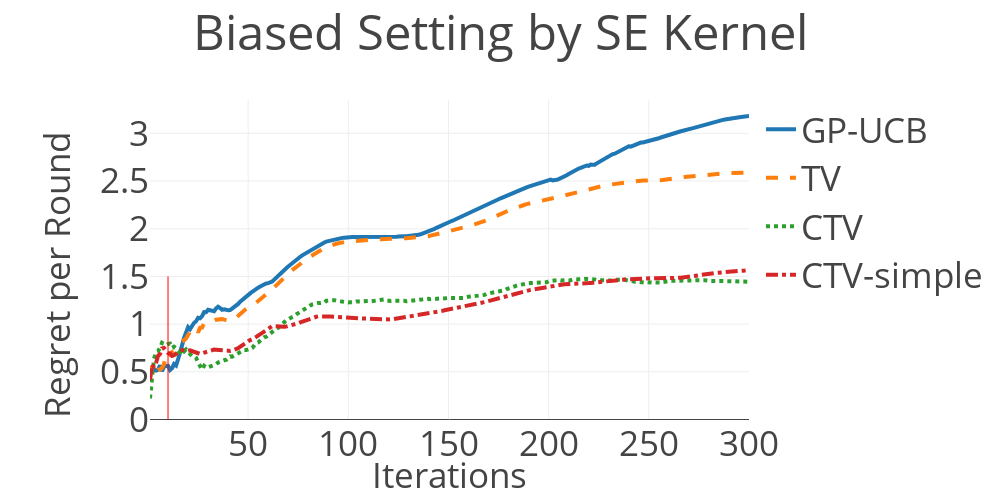

Notebook source saved alongside this figure:
### Code cell
title = 'Biased Setting by SE Kernel'

target_dir = './results/'
normal = target_dir + '20190507/syn_tv_and_time_dep_rbf_normal.csv'
dtv = target_dir + '20190507/syn_tv_and_time_dep_rbf_dtv.csv'
#ctv = target_dir + '20190507/syn_tv_and_time_dep_rbf_ctv.csv'
ctv = target_dir + '20190428/syn_tv_and_time_dep_rbf_ctv.csv'
ctv_delta = target_dir + '20190507/syn_tv_and_time_dep_rbf_ctv_delta.csv'

plot_graph(normal, dtv, ctv, ctv_delta, title)

### Figure 1 — Plotly figure (JSON) as saved in the notebook; plotly's stock layout.template omitted (floating-point values rounded to 4 significant figures; data arrays with more than 128 entries replaced by an {"elided": "..."} marker saying what was removed)
{"data": [{"line": {"width": 4}, "name": "GP-UCB", "type": "scatter", "uid": "747c4256-b80d-4227-9b9b-f67d5d546f6a", "x": {"elided": "300 int values"}, "y": {"elided": "300 float values"}}, {"line": {"dash": "dash", "width": 4}, "name": "TV", "type": "scatter", "uid": "ed11df01-d494-4581-ac03-8f0d636ac140", "x": {"elided": "300 int values"}, "y": {"elided": "300 float values"}}, {"line": {"dash": "dot", "width": 4}, "name": "CTV", "type": "scatter", "uid": "d08a7504-b0ab-4d65-ad0b-1b42a2432032", "x": {"elided": "300 int values"}, "y": {"elided": "300 float values"}}, {"line": {"dash": "dashdot", "width": 4}, "name": "CTV-simple", "type": "scatter", "uid": "6c4feba7-928d-422c-82d9-e5cc29b573ba", "x": {"elided": "300 int values"}, "y": {"elided": "300 float values"}}], "layout": {"annotations": [{"showarrow": false, "text": "Iterations", "x": 0.5, "xref": "paper", "y": -0.25, "yref": "paper"}, {"showarrow": false, "text": "Regret per Round", "textangle": -90, "x": -0.2, "xref": "paper", "y": 0, "yref": "paper"}], "autosize": false, "font": {"size": 35}, "height": 500, "margin": {"l": 150}, "shapes": [{"line": {"color": "red", "width": 1}, "type": "line", "x0": 10, "x1": 10, "y0": 0, "y1": 1.5}], "title": {"text": "Biased Setting by SE Kernel"}, "width": 1000}}
